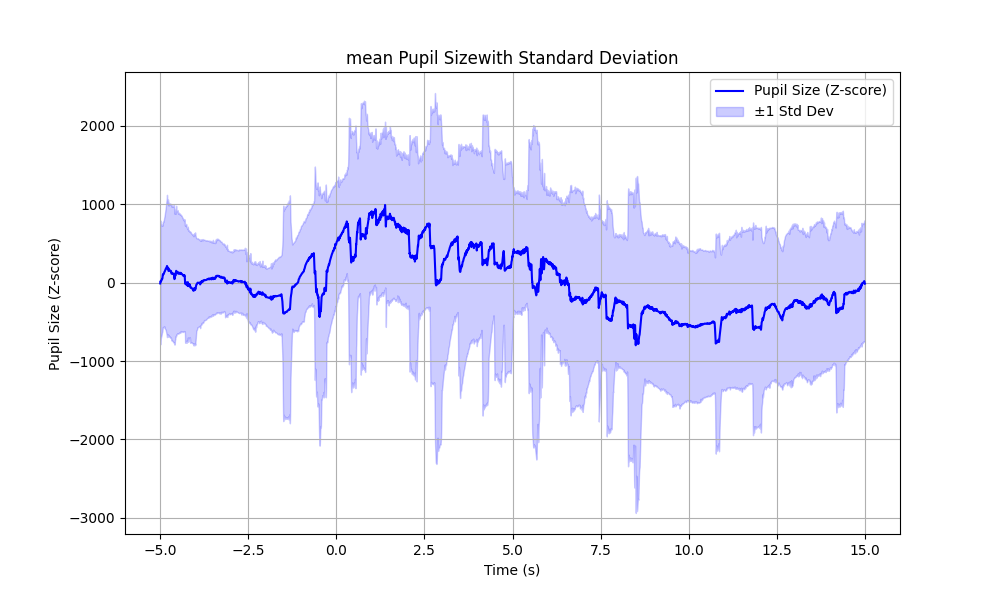

Write Python code to recreate this figure.
import sys
import os
import mne
import numpy as np
import matplotlib.pyplot as plt
import scipy.stats as stats



# Directorio donde está el script
script_dir = os.path.dirname(os.path.abspath(__file__))

# Buscar archivos que terminen en .asc en el directorio actual
asc_files = [f for f in os.listdir(script_dir) if f.endswith(".asc")]

if not asc_files:
    raise FileNotFoundError("No se encontraron archivos .asc en el repositorio.")

print(f"Archivos encontrados: {asc_files}")

# Usar el primer archivo encontrado como ejemplo
file_path = os.path.join(script_dir, asc_files[0])
print(f"Ruta al archivo seleccionado: {file_path}")


def read_data(file_path):
    """
    Cargar datos crudos de Eyelink usando MNE y obtener eventos.
    """
    # Cargar los datos crudos de Eyelink
    raw_et = mne.io.read_raw_eyelink(file_path, create_annotations=True)

    # Obtener los eventos y sus identificadores desde las anotaciones
    et_events, et_event_ids = mne.events_from_annotations(raw_et)
    print(f"Eventos obtenidos para {file_path}:", et_events)
    print(f"IDs de eventos para {file_path}:", et_event_ids)

    return raw_et, et_events, et_event_ids




# Llamar a la función con el archivo seleccionado
raw_data, events, event_ids = read_data(file_path)


# Cargar los datos crudos de Eyelink
raw_et = mne.io.read_raw_eyelink(file_path, create_annotations=True)

# Obtener los eventos y sus identificadores desde las anotaciones
et_events, et_event_ids = mne.events_from_annotations(raw_et)

# Find pupil data channel
for ch_name in raw_et.ch_names:
    if 'left' in ch_name:
        pupil = 'pupil_left'
    elif 'right' in ch_name:
        pupil = 'pupil_right'

# Seleccionar el canal de pupila correspondiente
raw_et.pick([pupil])



"""Filtrar datos, interpolar parpadeos y crear epochs."""
# Filtrar los datos (por ejemplo, entre 0.5 y 30 Hz)
raw_et.filter(l_freq=0.5, h_freq=30)

# Interpolar parpadeos
inter = ['BAD_blink']
raw_et = mne.preprocessing.eyetracking.interpolate_blinks(raw_et, (0.01, 0.01), match=inter)

# Interpolarvalores NaN automáticamente
raw_et = mne.preprocessing.eyetracking.interpolate_blinks(raw_et)

                                                         
# Crear epochs
event_id = et_event_ids['101']  # Ajustar el evento específico según análisis
tmin, tmax = -5, 15  # Rango temporal de los epochs
epochs = mne.Epochs(raw_et, events=et_events, event_id=event_id, tmin=tmin, tmax=tmax,
                    preload=True, reject=None, reject_by_annotation=False)


# Obtener datos de los epochs
epoch_data = epochs.get_data()

# Calcular la media y desviación estándar a través de los epochs
mean_time_series = np.nanmean(epoch_data, axis=0).squeeze()  # Promedio entre epochs
std_time_series = np.nanstd(epoch_data, axis=0).squeeze()    # Desviación estándar entre epochs


if np.all(np.isnan(mean_time_series)):
    raise ValueError("Todos los valores en la serie temporal son NaN.")

# Reducir a una única serie temporal promediando a través de los canales
mean_time_series = np.nanmean(mean_time_series, axis=0).squeeze()  # (n_times,)

# Calcular la desviación estándar de la serie temporal
std_time_series = np.nanstd(epoch_data, axis=(0, 1)).squeeze()  # (n_times,)






# Crear un arreglo de tiempo para graficar
time = epochs.times

# Aplicar corrección de línea base
epochs.apply_baseline((-0.2, 0))  # Ajusta usando los 200 ms previos al evento

# Identificar outliers
threshold=3
outliers = np.abs(epoch_data - mean_time_series) > threshold * std_time_series

normalized_epochs = (epochs - mean_time_series) / std_time_series


# Extraer los tiempos de los eventos con ID 11
event_times = epochs.events[epochs.events[:, 2] == 11, 0] / epochs.info['sfreq']  # Convertir a segundos



def plot_data(time, mean_time_series, std_time_series, output_file="ET.png"):
    # Graficar la serie temporal promedio de la pupila junto con la desviación estándar
    
    mean_time_series = np.nanmean(epoch_data, axis=0).squeeze()  # Promedio entre epochs
    std_time_series = np.nanstd(epoch_data, axis=0).squeeze()    # Desviación estándar entre epochs

    
    # Graficar la serie temporal promedio de la pupila normalizada junto con la desviación estándar
    plt.figure(figsize=(10, 6))
    plt.plot(time, mean_time_series, label='Pupil Size (Z-score)', color='blue')  # Graficar los datos normalizados
    plt.fill_between(time, mean_time_series -  std_time_series, mean_time_series +  std_time_series, color='blue', alpha=0.2, label='±1 Std Dev')  # Rellenar con la desviación estándar
    plt.xlabel('Time (s)')  # Etiqueta del eje X
    plt.ylabel('Pupil Size (Z-score)')  # Etiqueta del eje Y (normalizado)
    plt.title('mean Pupil Sizewith Standard Deviation')  # Título del gráfico
    plt.legend()  # Leyenda del gráfico
    plt.grid(True)  # Mostrar la cuadrícula
    plt.savefig(output_file)  # Guardar el gráfico como archivo de imagen
    print(f"Figura guardada como {output_file}")  # Confirmar que la figura fue guardada
    
    
    plt.show()
    
    
    








# Extraer los tiempos asociados al evento '11'
event_times = epochs.events[epochs.events[:, 2] == event_ids['12'], 0] / epochs.info['sfreq']

# Tomar el primer evento '11' como referencia para la línea vertical
first_event_time = event_times[0] if len(event_times) > 0 else None

























    























def main():
    # Verificar si el número correcto de argumentos fue pasado desde la línea de comandos
    if len(sys.argv) != 2:  # Validar número de argumentos
        print("Uso: python ET.py 'archivo.asc'")  # Instrucciones de uso
        sys.exit(1)  # Salir si el número de argumentos es incorrecto
        
    archivo = sys.argv[1]  # Ruta al archivo de datos Eyelink que se pasará como argumento
    
    
    raw_et, et_events, et_event_ids = read_data(file_path)

    # Procesar los datos (filtrado, interpolación, epochs, normalización)
    normalized_epoch_data = (epoch_data - mean_time_series) / std_time_series
    

    # Graficar los datos normalizados
    plot_data(time, mean_time_series, std_time_series)
    

  





    
    
    


if __name__ == '__main__':
    # Simulación de argumentos en Spyder (para pruebas sin argumentos de línea de comandos)
    script_dir = os.path.dirname(os.path.abspath(__file__))  # Obtener directorio del script
    asc_files = [f for f in os.listdir(script_dir) if f.endswith(".asc")]


     # Seleccionar el primer archivo .asc encontrado
    sys.argv = ['ET.py', os.path.join(script_dir, asc_files[0])]
    main()  # Llamar a la función principal
